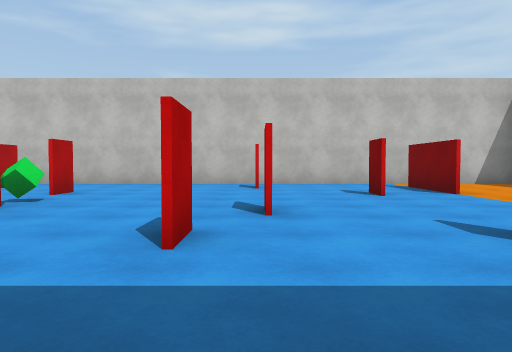
[1] (above)

15 first-person views from a walk through a scene from a Unity 3-D project. The camera is 1.2 m above the floor, tilts 2° down and sees 70° across. The floor is counted in squares, 2.4 m on a side. Each view is taken from the middle of a square. On the plan, view 1 faces up. The plan holds only what a view shows up to about 9 squares ahead; the rest is blank. The place goes on beyond the plan. The player character is not drawn. Surface patterns are stand-ins for the level's own textures.

[2]
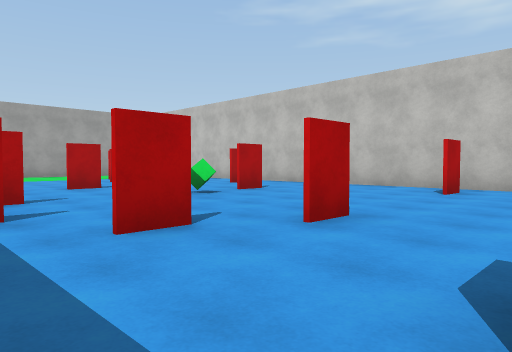

[3]
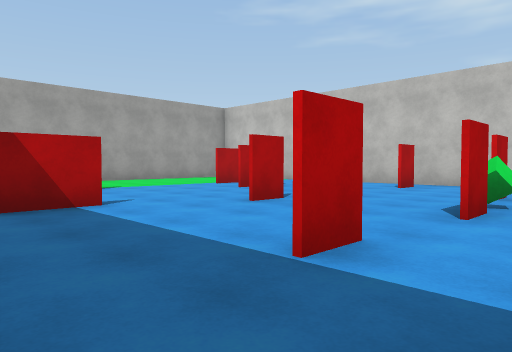

[4]
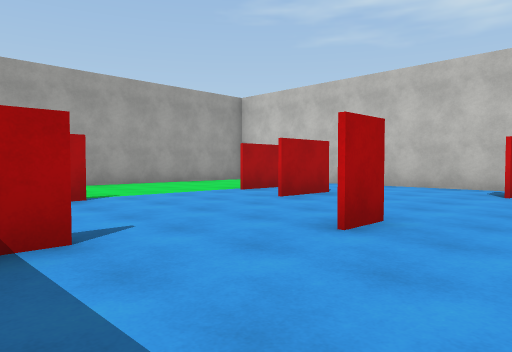

[5]
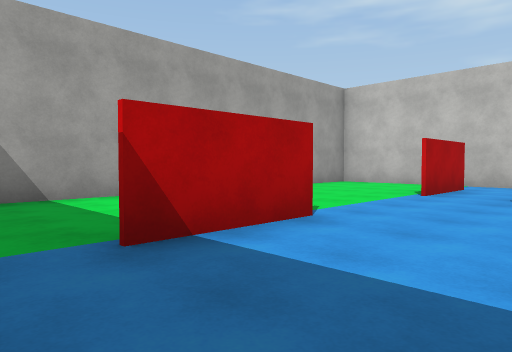

[6]
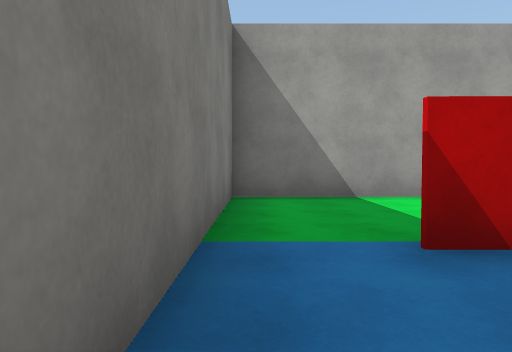

[7]
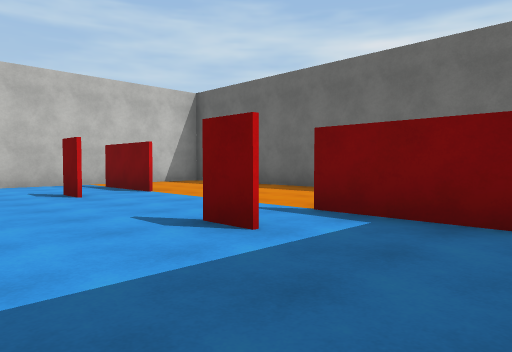

[8]
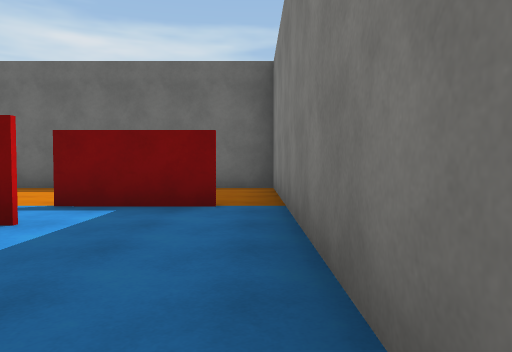

[9]
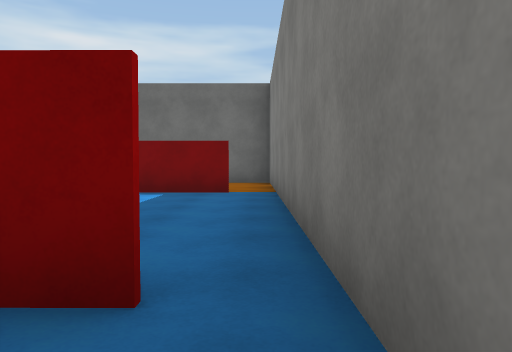

[10]
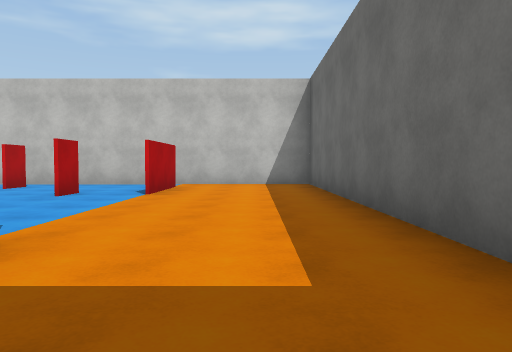

[11]
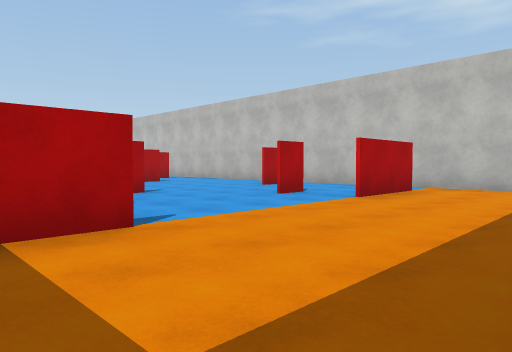

[12]
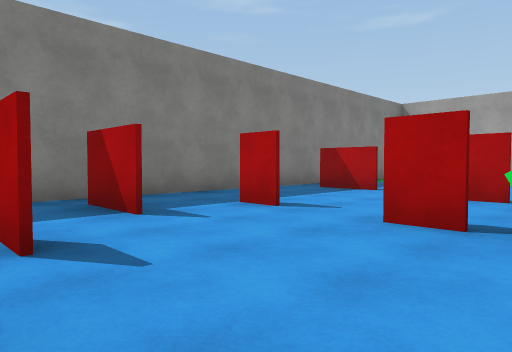

[13]
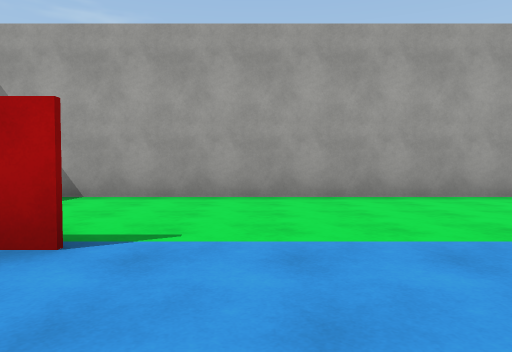

[14]
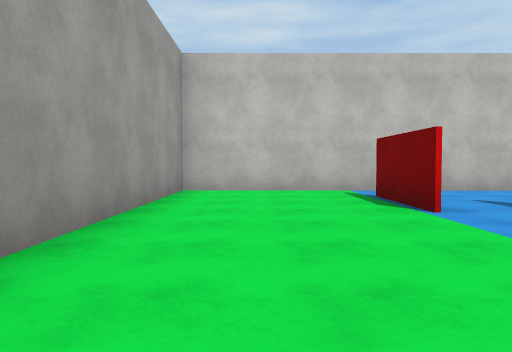

[15]
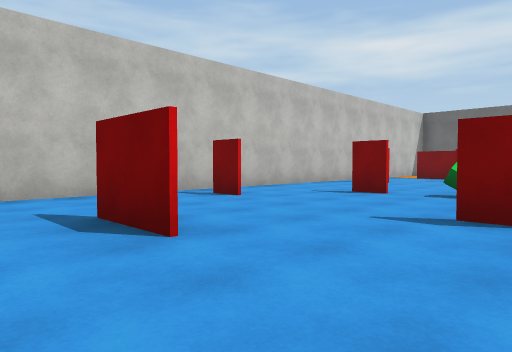

### Floor plan
Points are (right, up) in squares from view 1. A wall is a line through its corners. A room is listed if a view was taken in it or the views show most of it. See-through windows are left out.
Room 1 (views 1, 2, 3, 4, 5, 6, 7, 8, 9, 10, 11, 12, 13, 14, 15)
walls: (-2.9, 4.3) (-2.9, 3.6); (-3.2, 5.7) (-3.2, 6.4) (-3.2, 5.7); (-5.4, 4.1) (-5.5, 3.3); (-3.2, 2.2) (-3.2, 1.4); (-5.5, 3.6) (-5.5, 4.1); (0.2, 4.2) (0.2, 3.4); (-0.5, 2.8) (-0.5, 2); (-1.7, 1.7) (-1.7, 0.4); (-6.4, 1.8) (-6.4, 0.5); (-1.8, 0.3) (-1.8, 0.9); (-9.2, 5.7) (-9.1, 7.6); (3.3, 5.8) (3.3, 7.8) (3.3, 5.8); (-9.1, 3) (-9.1, 1); (-9.1, 7.7) (-9.1, 5.7); (3.3, 2.4) (3.3, 1.4); (3.2, 0.4) (3.2, 2.4); (-12.3, 8.7) (-12.3, -0.3) (6.3, -0.3) (6.3, 8.7) (-12.3, 8.7)
objects: green cube (-3, 5)

Where each view was taken, in squares from view 1:
view 1: 0 up, 0 right, facing up
view 2: 1 up, 2 right, facing up-left
view 3: 0 up, 2 left, facing up-left
view 4: 1 up, 4 left, facing up-left
view 5: 0 up, 7 left, facing up-left
view 6: 0 up, 7 left, facing left
view 7: 0 up, 0 right, facing up-right
view 8: 0 up, 1 left, facing right
view 9: 0 up, 3 left, facing right
view 10: 0 up, 5 right, facing up
view 11: 1 up, 6 right, facing up-left
view 12: 5 up, 0 right, facing down-left
view 13: 4 up, 7 left, facing left
view 14: 2 up, 11 left, facing up
view 15: 3 up, 9 left, facing up-right
